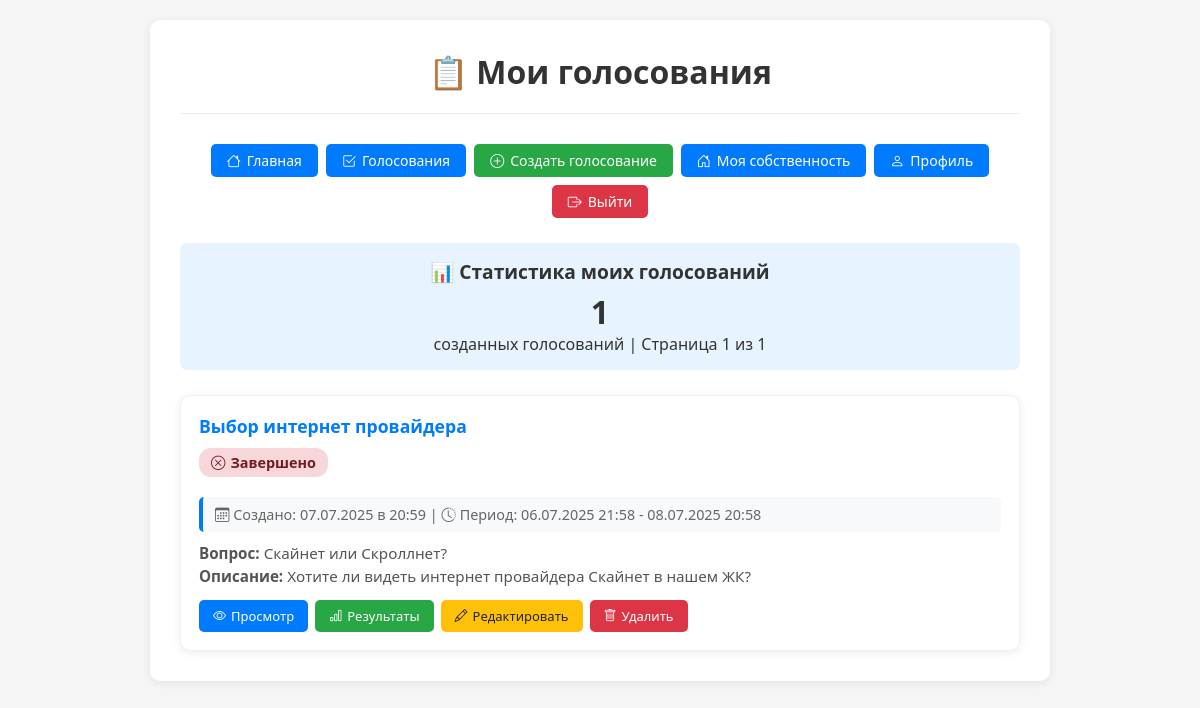
Screenshot of /voting/my-votings (signed in) with the database file from the repository.
### model/db_models.py (models this page shows, shortened)
class Voting(db.Model):
    id = db.Column(db.Integer, primary_key=True)
    title = db.Column(db.String(200), nullable=False)
    description = db.Column(db.Text, nullable=False)
    question = db.Column(db.String(500), nullable=False)
    start_date = db.Column(db.DateTime, nullable=False)
    end_date = db.Column(db.DateTime, nullable=False)
    is_active = db.Column(db.Boolean, default=True)
    created_by = db.Column(db.Integer, db.ForeignKey('user.id'), nullable=False)
    created_at = db.Column(db.DateTime, default=datetime.utcnow)
    creator = db.relationship('User', backref=db.backref('created_votings', lazy=True))
    options = db.relationship('VotingOption', back_populates='voting', lazy=True, cascade='all, delete-orphan')
    votes = db.relationship('Vote', backref='voting', lazy=True, cascade='all, delete-orphan')
    def is_open(self):
        now = datetime.utcnow()
        return self.start_date <= now <= self.end_date and self.is_active

### voting/routes.py (the view)
@voting.route('/my-votings')
@login_required
def my_votings():
    page = request.args.get('page', 1, type=int)
    votings = Voting.query.filter_by(created_by=current_user.id).order_by(
        Voting.created_at.desc()).paginate(page=page, per_page=10, error_out=False)
    return render_template('voting/my_votings.html', votings=votings)

### templates/voting/my_votings.html (shortened to what this page needs)
<!DOCTYPE html>
<html lang="ru">
<head>
    <link href="https://cdn.jsdelivr.net/npm/bootstrap-icons@1.10.0/font/bootstrap-icons.css" rel="stylesheet">
</head>
<body>
    <div class="container">
        <div class="header">
            <h1>📋 Мои голосования</h1>
        </div>
        <div class="nav-links">
            <a href="{{ url_for('index') }}" class="nav-link">
                <i class="bi bi-house"></i>
                Главная
            </a>
            <a href="{{ url_for('voting.index') }}" class="nav-link">
                <i class="bi bi-check2-square"></i>
                Голосования
            </a>
            <a href="{{ url_for('voting.create_voting') }}" class="nav-link create-btn">
                <i class="bi bi-plus-circle"></i>
                Создать голосование
            </a>
            <a href="{{ url_for('voting.my_properties') }}" class="nav-link">
                <i class="bi bi-house-door"></i>
                Моя собственность
            </a>
            <a href="{{ url_for('profile') }}" class="nav-link">
                <i class="bi bi-person"></i>
                Профиль
            </a>
            <a href="{{ url_for('auth.logout') }}" class="nav-link logout-btn">
                <i class="bi bi-box-arrow-right"></i>
                Выйти
            </a>
        </div>
        <div class="stats-card">
            <h3>📊 Статистика моих голосований</h3>
            <div class="count">{{ votings.total }}</div>
            <p>созданных голосований | Страница {{ votings.page }} из {{ votings.pages }}</p>
        </div>
        {% if votings.items %}
            <div class="votings-grid">
                {% for voting in votings.items %}
                    <div class="voting-card">
                        <h2 class="voting-title">
                            <a href="{{ url_for('voting.view_voting', voting_id=voting.id) }}">{{ voting.title }}</a>
                        </h2>
                        {% if voting.is_open() %}
                            <span class="voting-status status-active">
                                <i class="bi bi-check-circle"></i>
                                Активно
                            </span>
                        {% elif voting.start_date > datetime.utcnow() %}
                            <span class="voting-status status-upcoming">
                                <i class="bi bi-clock"></i>
                                Скоро начнется
                            </span>
                        {% else %}
                            <span class="voting-status status-ended">
                                <i class="bi bi-x-circle"></i>
                                Завершено
                            </span>
                        {% endif %}
                        <div class="voting-meta">
                            <i class="bi bi-calendar3"></i>
                            Создано: {{ voting.created_at.strftime('%d.%m.%Y в %H:%M') }} |
                            <i class="bi bi-clock-history"></i>
                            Период: {{ voting.start_date.strftime('%d.%m.%Y %H:%M') }} - {{ voting.end_date.strftime('%d.%m.%Y %H:%M') }}
                        </div>
                        <div class="voting-description">
                            <strong>Вопрос:</strong> {{ voting.question }}
                            <br>
                            <strong>Описание:</strong> {{ voting.description[:200] }}{% if voting.description|length > 200 %}...{% endif %}
                        </div>
                        <div class="voting-actions">
                            <a href="{{ url_for('voting.view_voting', voting_id=voting.id) }}" class="action-btn view-btn">
                                <i class="bi bi-eye"></i>
                                Просмотр
                            </a>
                            <a href="{{ url_for('voting.results', voting_id=voting.id) }}" class="action-btn results-btn">
                                <i class="bi bi-bar-chart"></i>
                                Результаты
                            </a>
                            {% if not voting.is_open() %}
                                <a href="{{ url_for('voting.edit_voting', voting_id=voting.id) }}" class="action-btn edit-btn">
                                    <i class="bi bi-pencil"></i>
                                    Редактировать
                                </a>
                                <a href="#" onclick="deleteVoting({{ voting.id }})" class="action-btn delete-btn">
                                    <i class="bi bi-trash"></i>
                                    Удалить
                                </a>
                            {% endif %}
                        </div>
                    </div>
                {% endfor %}
            </div>
        {% endif %}
    </div>
</body>
</html>

### templates/voting/my_votings.html (style rules this page uses)
* { margin: 0; padding: 0; box-sizing: border-box; }
body { font-family: 'Segoe UI', Tahoma, Geneva, Verdana, sans-serif; background: #f5f5f5; min-height: 100vh; padding: 20px; }
.container { max-width: 900px; margin: 0 auto; background: #fff; padding: 30px; border-radius: 10px; box-shadow: 0 2px 10px rgba(0,0,0,0.07); }
.header { text-align: center; margin-bottom: 30px; padding-bottom: 10px; border-bottom: 1px solid #eee; }
.header h1 { color: #333; font-size: 2em; font-weight: 700; margin-bottom: 10px; background: none; -webkit-text-fill-color: initial; }
.nav-links { display: flex; flex-wrap: wrap; gap: 8px; justify-content: center; margin: 20px 0 25px 0; padding: 0; background: none; border-radius: 0; border: none; }
.nav-link, .nav-link.create-btn, .nav-link.logout-btn { display: inline-flex; align-items: center; gap: 6px; padding: 7px 16px; background: #007bff; color: #fff; text-decoration: none; border-radius: 5px; font-weight: 500; font-size: 14px; transition: background 0.2s, box-shadow 0.2s, transform 0.15s; box-shadow: none; border: none; position: relative; overflow: hidden; min-width: unset; }
.nav-link.create-btn { background: #28a745; }
.nav-link.logout-btn { background: #dc3545; }
.stats-card { background: #e7f3ff; color: #333; padding: 15px; border-radius: 7px; text-align: center; margin-bottom: 25px; box-shadow: none; }
.stats-card h3 { font-size: 1.2em; margin-bottom: 5px; }
.stats-card .count { font-size: 2em; font-weight: 700; }
.votings-grid { display: grid; grid-template-columns: repeat(auto-fit, minmax(350px, 1fr)); gap: 16px; margin-top: 20px; }
.voting-card { background: #fff; border-radius: 10px; padding: 18px; box-shadow: 0 2px 10px rgba(0,0,0,0.07); border: 1px solid #f0f0f0; position: relative; overflow: hidden; }
.voting-card::before { display: none; }
.voting-title { font-size: 1.1em; color: #333; margin-bottom: 10px; font-weight: 700; }
.voting-title a { color: #007bff; text-decoration: none; transition: color 0.2s; }
.voting-status { display: inline-flex; align-items: center; gap: 5px; padding: 5px 12px; border-radius: 12px; font-size: 0.9em; font-weight: 600; margin-bottom: 10px; box-shadow: none; }
.status-ended { background: #f8d7da; color: #721c24; }
.voting-meta { background: #f8f9fa; padding: 8px 12px; border-radius: 5px; color: #666; font-size: 0.9em; margin: 10px 0; border-left: 4px solid #007bff; }
.voting-description { color: #555; line-height: 1.5; margin-bottom: 12px; font-size: 0.95em; }
.voting-actions { display: flex; gap: 7px; margin-top: 10px; flex-wrap: wrap; }
.action-btn, .view-btn, .results-btn, .edit-btn, .delete-btn { display: inline-flex; align-items: center; gap: 5px; padding: 7px 14px; border: none; border-radius: 5px; font-size: 13px; font-weight: 500; text-decoration: none; transition: background 0.2s, box-shadow 0.2s, transform 0.15s; cursor: pointer; position: relative; overflow: hidden; box-shadow: none; }
.view-btn { background: #007bff; color: #fff; }
.results-btn { background: #28a745; color: #fff; }
.edit-btn { background: #ffc107; color: #212529; }
.delete-btn { background: #dc3545; color: #fff; }

### rows the page displays
Voting: title "Выбор интернет провайдера", shows "Завершено", created_at "07.07.2025 в 20:59", start_date "06.07.2025 21:58", end_date "08.07.2025 20:58", question "Скайнет или Скроллнет?", description "Хотите ли видеть интернет провайдера Скайнет в нашем ЖК?"

### other values shown
{{ votings.total }} "1"
{{ votings.page }} "1"
{{ votings.pages }} "1"
